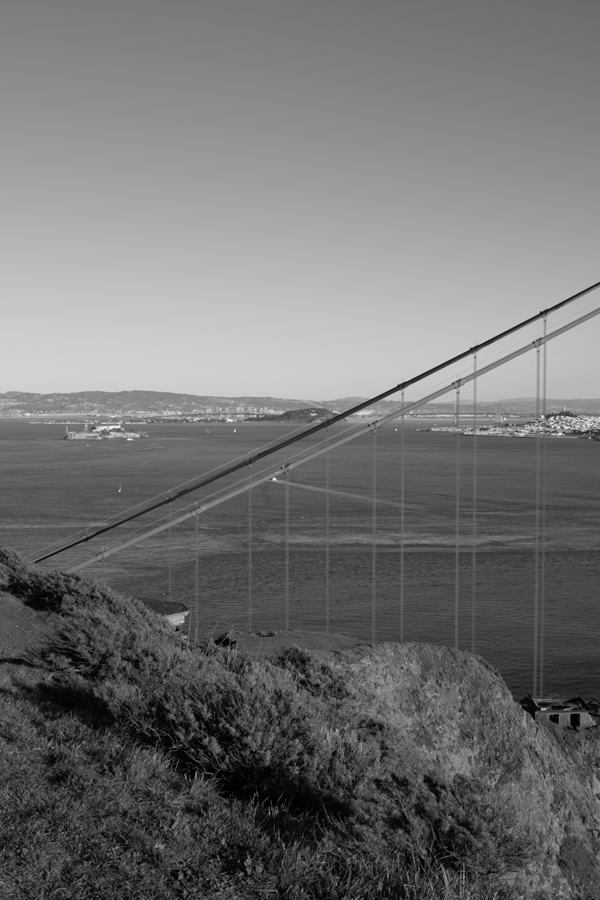
#> input picture data/goldengate/goldengate-00.png, 600 x 900 px, found by its file name; its folder holds 4 pictures in this run
$ python ransac.py   (Python 2 division)
#> lines starting #> are read from the running program, lines starting #| are printed output that depends on the picture
import cv2 as cv
import numpy as np


def image_name_creator(i):
        return f"data/goldengate/goldengate-0{i}.png"

def ransac(i, j):

#> called with i = 0, j = 1
        image1 = cv.imread(image_name_creator(i))
#> image1 is the input picture: shape (900, 600, 3); min 0, max 249, mean 113.3
        image2 = cv.imread(image_name_creator(j))
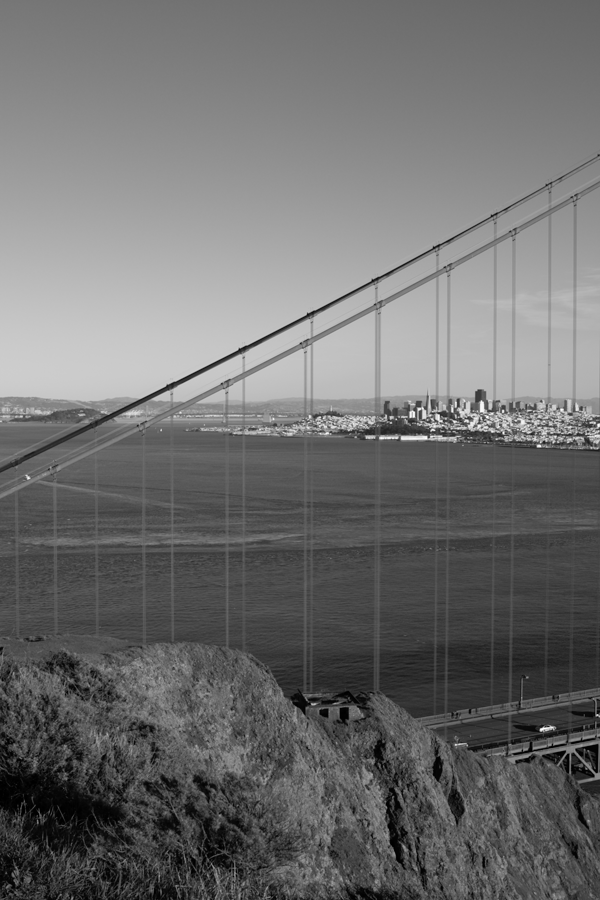
#> input picture data/goldengate/goldengate-01.png, 600 x 900 px, found by its file name
#> image2 is the input picture: shape (900, 600, 3); min 0, max 255, mean 110.4

        sift = cv.SIFT_create()
        kp1, dp1 = sift.detectAndCompute(image1, None)
#> kp1 = 2735 keypoints; strongest (x, y, size): (274, 479, 2.1), (542, 417, 2), (476, 348, 4.4), (542, 709, 2)
        kp2, dp2 = sift.detectAndCompute(image2, None)
#> kp2 = 2465 keypoints; strongest (x, y, size): (541, 729, 2.4), (539, 446, 2.4), (419, 409, 2.1), (412, 414, 4.4)

        bf = cv.BFMatcher(crossCheck=True)

        matches = bf.match(dp1, dp2)
#> matches = 1236 matches
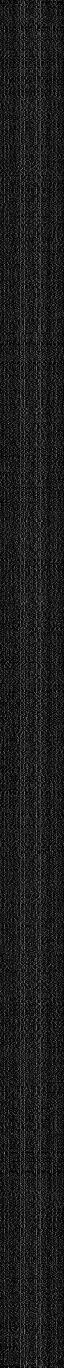
#> dp1: shape (2735, 128) float32 (shown at 1/2 size); min 0, max 207, mean 29.2

        pts1 = np.float32([kp1[m.queryIdx].pt for m in matches])
#> pts1 = 1236 pairs, first value 4.97 to 597.1, second value 316 to 896.3
        pts2 = np.float32([kp2[m.trainIdx].pt for m in matches])
#> pts2 = 1236 pairs, first value 3.21 to 592.2, second value 264.9 to 895.9

        homography, mask = cv.findHomography(pts1, pts2, cv.RANSAC, 5.0)
#> homography = [[1.08, 0.00391, -255.9], [0.0486, 1.04, -16.81], [0.000131, -8.54e-06, 1]]; mask = 1236 values, max 1 at index 255, min 0 at index 0, mean 0.693

        np.savetxt(f"data/goldengate/h_{i}-{j}.txt", homography)

        transformed_pts1 = cv.perspectiveTransform(pts1.reshape(-1, 1, 2), homography).reshape(-1,2)
#> transformed_pts1 = 1236 pairs, first value -248.9 to 365.8, second value 317.6 to 921.4

        distances = np.linalg.norm(transformed_pts1 - pts2, axis=1)
#> distances = 1236 values, max 901.9 at index 39, min 0.0228 at index 426, mean 127.8
        inlier_mask = distances < 5.0
        inlier_matches = [match for match, mask_value in zip(matches, inlier_mask) if mask_value]
#> inlier_matches = 857 matches

        inlier_image = cv.drawMatches(image1, kp1, image2, kp2, inlier_matches, None)
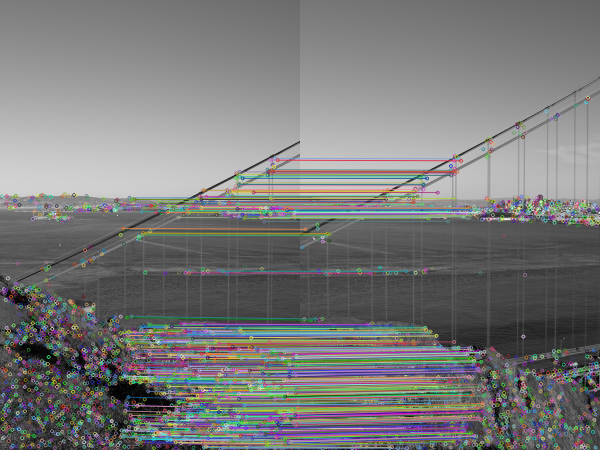
#> inlier_image: shape (900, 1200, 3) (shown at 1/2 size); mean B, G, R 121, 121.3, 121.1
        cv.imwrite(f"data/goldengate/inliers_{i}-{j}.png", inlier_image)

        inlier_indices = [(match.queryIdx, match.trainIdx) for match, mask_value in zip(matches, inlier_mask) if mask_value]
#> inlier_indices = 857 pairs, first value 1280 to 2734, second value 2 to 1514

        np.savetxt(f"data/goldengate/inliers_{i}-{j}.txt", inlier_indices, fmt='%d')


def main():

        for i in range(0, 6):
                for j in range(i+1, 6):
                        ransac(i, j)

        print("Successfully Done!")

if __name__ == "__main__":
#> (the run stopped early here; a loop or call above may not have finished)
